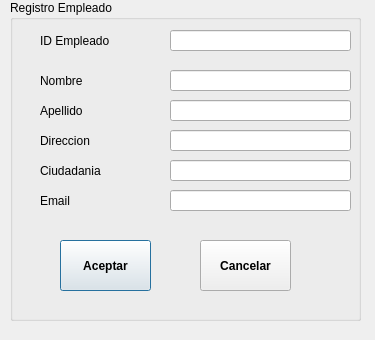
<?xml version="1.0" encoding="UTF-8"?>
<ui version="4.0">
 <class>Gui_Cliente</class>
 <widget class="QDialog" name="Gui_Cliente">
  <property name="geometry">
   <rect>
    <x>0</x>
    <y>0</y>
    <width>375</width>
    <height>340</height>
   </rect>
  </property>
  <property name="windowTitle">
   <string>Dialog</string>
  </property>
  <widget class="QGroupBox" name="groupBox">
   <property name="geometry">
    <rect>
     <x>10</x>
     <y>0</y>
     <width>351</width>
     <height>321</height>
    </rect>
   </property>
   <property name="title">
    <string>Registro Empleado</string>
   </property>
   <widget class="QLabel" name="label">
    <property name="geometry">
     <rect>
      <x>30</x>
      <y>30</y>
      <width>71</width>
      <height>21</height>
     </rect>
    </property>
    <property name="text">
     <string>ID Empleado</string>
    </property>
   </widget>
   <widget class="QLineEdit" name="lineEdit">
    <property name="geometry">
     <rect>
      <x>160</x>
      <y>30</y>
      <width>181</width>
      <height>21</height>
     </rect>
    </property>
   </widget>
   <widget class="QLabel" name="label_2">
    <property name="geometry">
     <rect>
      <x>30</x>
      <y>70</y>
      <width>71</width>
      <height>21</height>
     </rect>
    </property>
    <property name="text">
     <string>Nombre</string>
    </property>
   </widget>
   <widget class="QLabel" name="label_3">
    <property name="geometry">
     <rect>
      <x>30</x>
      <y>100</y>
      <width>71</width>
      <height>21</height>
     </rect>
    </property>
    <property name="text">
     <string>Apellido</string>
    </property>
   </widget>
   <widget class="QLabel" name="label_4">
    <property name="geometry">
     <rect>
      <x>30</x>
      <y>130</y>
      <width>71</width>
      <height>21</height>
     </rect>
    </property>
    <property name="text">
     <string>Direccion</string>
    </property>
   </widget>
   <widget class="QLabel" name="label_5">
    <property name="geometry">
     <rect>
      <x>30</x>
      <y>160</y>
      <width>71</width>
      <height>21</height>
     </rect>
    </property>
    <property name="text">
     <string>Ciudadania</string>
    </property>
   </widget>
   <widget class="QLabel" name="label_6">
    <property name="geometry">
     <rect>
      <x>30</x>
      <y>190</y>
      <width>71</width>
      <height>21</height>
     </rect>
    </property>
    <property name="text">
     <string>Email</string>
    </property>
   </widget>
   <widget class="QLineEdit" name="lineEdit_2">
    <property name="geometry">
     <rect>
      <x>160</x>
      <y>70</y>
      <width>181</width>
      <height>21</height>
     </rect>
    </property>
   </widget>
   <widget class="QLineEdit" name="lineEdit_3">
    <property name="geometry">
     <rect>
      <x>160</x>
      <y>100</y>
      <width>181</width>
      <height>21</height>
     </rect>
    </property>
   </widget>
   <widget class="QLineEdit" name="lineEdit_4">
    <property name="geometry">
     <rect>
      <x>160</x>
      <y>130</y>
      <width>181</width>
      <height>21</height>
     </rect>
    </property>
   </widget>
   <widget class="QLineEdit" name="lineEdit_5">
    <property name="geometry">
     <rect>
      <x>160</x>
      <y>160</y>
      <width>181</width>
      <height>21</height>
     </rect>
    </property>
   </widget>
   <widget class="QLineEdit" name="lineEdit_6">
    <property name="geometry">
     <rect>
      <x>160</x>
      <y>190</y>
      <width>181</width>
      <height>21</height>
     </rect>
    </property>
    <property name="text">
     <string/>
    </property>
   </widget>
   <widget class="QPushButton" name="Aceptar_button">
    <property name="geometry">
     <rect>
      <x>50</x>
      <y>240</y>
      <width>91</width>
      <height>51</height>
     </rect>
    </property>
    <property name="font">
     <font>
      <weight>75</weight>
      <bold>true</bold>
     </font>
    </property>
    <property name="text">
     <string>Aceptar</string>
    </property>
   </widget>
   <widget class="QPushButton" name="Cancel_button">
    <property name="geometry">
     <rect>
      <x>190</x>
      <y>240</y>
      <width>91</width>
      <height>51</height>
     </rect>
    </property>
    <property name="font">
     <font>
      <weight>75</weight>
      <bold>true</bold>
     </font>
    </property>
    <property name="text">
     <string>Cancelar</string>
    </property>
   </widget>
  </widget>
 </widget>
 <resources/>
 <connections/>
</ui>
